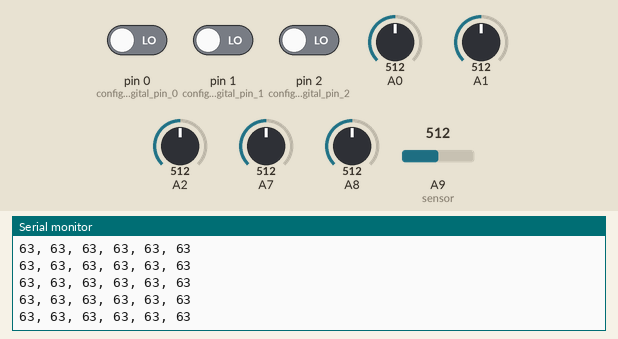
Bench run of a sketch on a simulated Teensy 4. On the bench: the last lines printed to the serial monitor. The test bench sets the inputs (shaded band); at power-on: pin 0 (configuring_digital_pin_0) LOW, A0 = 512, A1 = 512, A2 = 512, A7 = 512, A8 = 512, pin 1 (configuring_digital_pin_1) LOW, pin 2 (configuring_digital_pin_2) LOW, A9 (sensor) = 512.

Above: at 1.2 s.
1.3 s: pin 0 (configuring_digital_pin_0) driven HIGH
2.8 s: A0 set to 716
At 2.82 s:
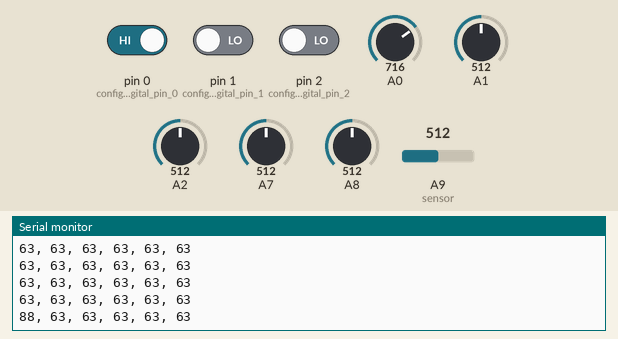
4.3 s: A1 set to 716
At 4.35 s:
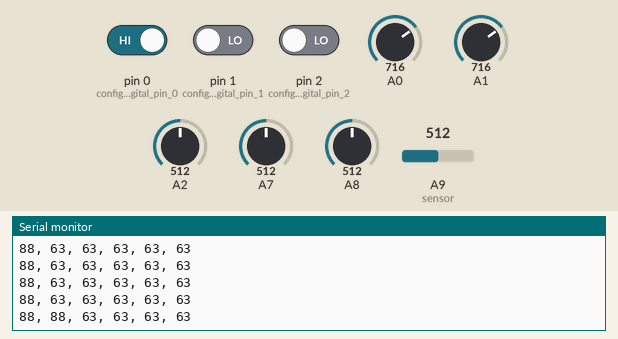
5.8 s: A2 set to 716
At 5.81 s:
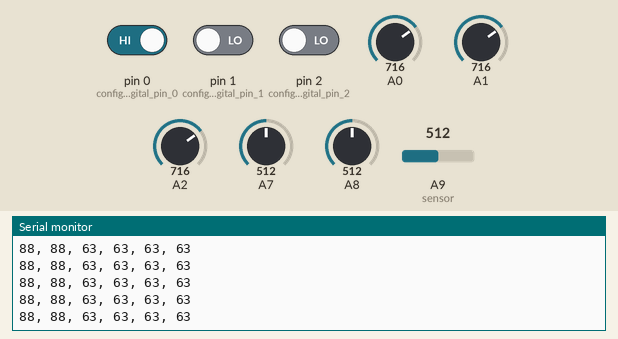
7.3 s: A7 set to 716
At 7.34 s:
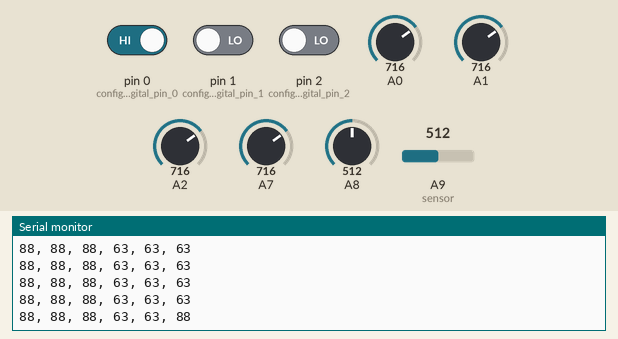
8.8 s: A8 set to 716
At 8.81 s:
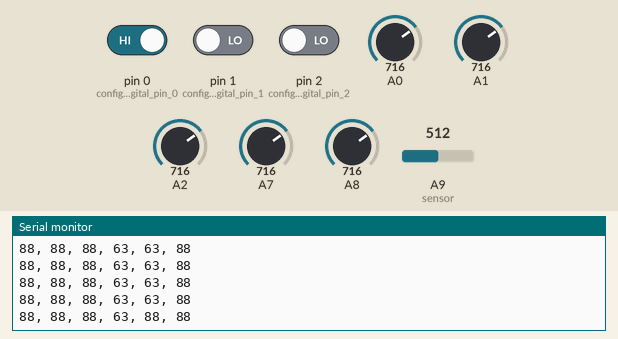

The sketch:

feltSound_version2.ino
```cpp
bool change0 = true; // did the note status changed?
bool on0 = false; // what is the note status?

bool change1 = true; // did the note status changed?
bool on1 = false; // what is the note status?

bool change2 = true; // did the note status changed?
bool on2 = false; // what is the note status?

void setup() {
  Serial.begin(9600); // initializing serial port

  // Digital sensors - configure as input
  pinMode(0, INPUT); // configuring digital pin 0 as an input
  pinMode(1, INPUT); // configuring digital pin 1 as an input
  pinMode(2, INPUT); // configuring digital pin 2 as an input

}

void loop() {
  int midiChannel = 0;

  // accelerometer data
  int sensorValueA0 = analogRead(A9); //originally 0// retrieving sensor value on Analog pin 0
  int sensorValueA1 = analogRead(A8); //originally 1
  int sensorValueA2 = analogRead(A7); //originally 2

  // FSR data
  int sensorValueA6 = analogRead(A0); //originally 6
  int sensorValueA5 = analogRead(A1); //originally 5
  int sensorValueA4 = analogRead(A2); //originally 4


  int midiCCA0 = 0; //control number- if we had 3 sensors, we could have midiCC = 0, midiCC2 = 1, etc.
  int midiCCA1 = 1;
  int midiCCA2 = 2;
  //int midiCCA7 = 6;
  int midiCCA6 = 5;
  int midiCCA5 = 4;
  int midiCCA4 = 3;


  int midiValueA0 = sensorValueA0 * 127 / 1024; // value between 0-127
  int midiValueA1 = sensorValueA1 * 127 / 1024;
  int midiValueA2 = sensorValueA2 * 127 / 1024; // value between 0-127

  int midiValueA6 = sensorValueA6 * 127 / 1024; // value between 0-127
  int midiValueA5 = sensorValueA5 * 127 / 1024; // value between 0-127
  int midiValueA4 = sensorValueA4 * 127 / 1024; // value between 0-127


  // Debug
  /**/
    //Serial.print(midiValueA7);
   // Serial.print(", ");
    Serial.print(midiValueA6);
    Serial.print(", ");
    Serial.print(midiValueA5);
    Serial.print(", ");
    Serial.print(midiValueA4);
    Serial.print(", ");
    Serial.print(midiValueA0);
    Serial.print(", ");
    Serial.print(midiValueA1);
    Serial.print(", ");
    Serial.println(midiValueA2); // prints high as default


  usbMIDI.sendControlChange(midiCCA0, midiValueA0, midiChannel); // sending on CC 0
  delay(10);
  usbMIDI.sendControlChange(midiCCA1, midiValueA1, midiChannel); // sending on CC 0
  delay(10);
  usbMIDI.sendControlChange(midiCCA2, midiValueA2, midiChannel); // sending on CC 0
  delay(10);
  usbMIDI.sendControlChange(midiCCA6, midiValueA6, midiChannel); // sending on CC 0
  delay(10);
  usbMIDI.sendControlChange(midiCCA5, midiValueA5, midiChannel); // sending on CC 0
  delay(10);
  usbMIDI.sendControlChange(midiCCA4, midiValueA4, midiChannel); // sending on CC 0
  delay(10);

  // digital button reading

  if (digitalRead(0)) { // button is pressed
    if(!on0) change0 = true; // did the status of the button changed
    on0 = true;
  }
  else {
    if(on0) change0 = true; // did the status of the button change?
    on0 = false;
  }

  if(change0){ // if the status of the button changed
    if(on0){ // if the button is pressed
      usbMIDI.sendControlChange(7,127,0); // set "gate" to 1
     Serial.println("digital 0 is on");
    }
    else{
      usbMIDI.sendControlChange(7,0,0); // set "gate" to 0
    }
    change0 = false; // status changed
  }

  if (digitalRead(1)) { // button is pressed
    if(!on1) change1 = true; // did the status of the button changed
    on1 = true;
  }
  else {
    if(on1) change1 = true; // did the status of the button change?
    on1 = false;
  }

  if(change1){ // if the status of the button changed
    if(on1){ // if the button is pressed
     usbMIDI.sendControlChange(8,127,0); // set "gate" to 1
     Serial.println("digital 1 is on");
    }
    else{
      usbMIDI.sendControlChange(8,0,0); // set "gate" to 0
    }
    change1 = false; // status changed
  }


  if (digitalRead(2)) { // button is pressed
    if(!on2) change2 = true; // did the status of the button changed
    on2 = true;
  }
  else {
    if(on2) change2 = true; // did the status of the button change?
    on2 = false;
  }

  if(change2){ // if the status of the button changed
    if(on2){ // if the button is pressed
      usbMIDI.sendControlChange(9,127,0); // set "gate" to 1
     Serial.println("digital 2 is on");
    }
    else{
      usbMIDI.sendControlChange(9,0,0); // set "gate" to 0
    }
    change2 = false; // status changed
  }

}
```

Measured:
- after the input at 2.8 s, the serial monitor: prints a new line at once (image 1)
- after the input at 4.3 s, the serial monitor: prints a new line at once (image 2)
- after the input at 7.3 s, the serial monitor: prints a new line at once (image 4)
- after the input at 8.8 s, the serial monitor: prints a new line at once (image 5)
